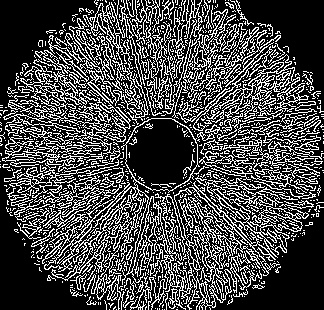
//> input picture Picture/avtar.jpg, 324 x 310 px, given in place of avtar.png, which was not available
$ ./main ../../../pictures/avtar.png   (built with g++ and OpenCV 4)
//> lines starting //> are read from the running program, lines starting //| are printed output that depends on the picture; pictures that were not available may be replaced by others from this repository, and a replacement may not be noted
//> further down, src is the input picture: 310 rows x 324 cols, CV_8UC3; min 0, max 255, mean 72.5
#include <vector>

#include "opencv2/opencv.hpp"

void sumRGB(const cv::Mat &src, cv::Mat &dst) {
  std::vector<cv::Mat> planes;
  cv::split(src, planes);

  cv::Mat b = planes[0];
  cv::Mat g = planes[1];
  cv::Mat r = planes[2];

  cv::Mat s;

  cv::addWeighted(r, 1. / 3., g, 1. / 3., 0.0, s);
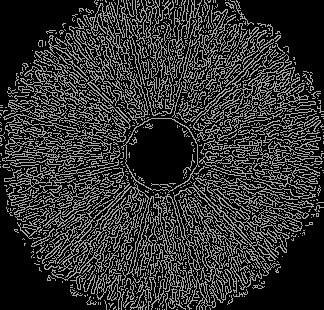
//> s: 310 rows x 324 cols, CV_8UC1; min 0, max 170, mean 48.4
  cv::addWeighted(s, 1., b, 1. / 3., 0.0, s);

  cv::threshold(s, dst, 100, 100, cv::THRESH_TRUNC);
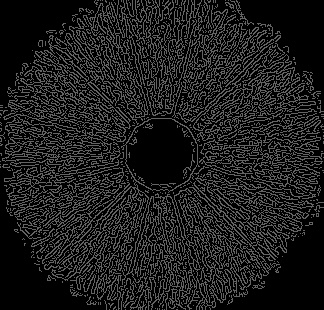
//> dst: 310 rows x 324 cols, CV_8UC1; min 0, max 100, mean 28.8
}

void help() {
  std::cout << "Call: ./Example10-1 ../../../pictures/avtar.png" << std::endl;
  std::cout << "Shows use of alpha blending (addWeighted) and threshold" << std::endl;
}

int main(int argc, char **argv) {

  help();
  if (argc < 2) {
    std::cout << "specify input image" << std::endl;
    return -1;
  }

  cv::Mat src = cv::imread(argv[1]);
  cv::Mat dst;

  if (src.empty()) {
    std::cout << "Can not load " << argv[1] << std::endl;
    return -1;
  }

  sumRGB(src, dst);

  cv::namedWindow(argv[1], cv::WINDOW_NORMAL);
  cv::imshow(argv[1], dst);

  cv::waitKey(0);

  return 0;
}
